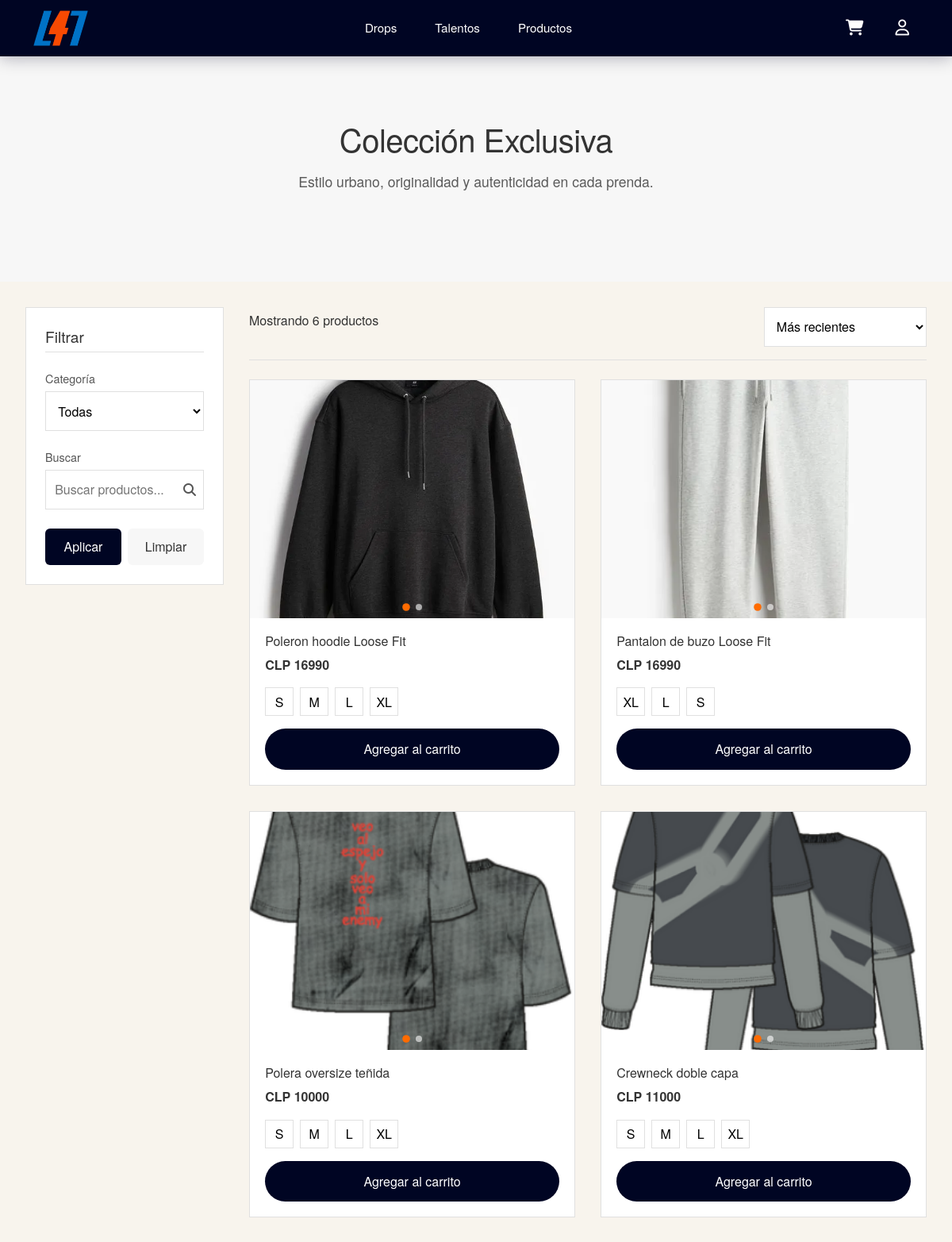
The app's page /product/ (upper part) with its own data.
### apps/product/models.py (models this page shows, shortened)
class ProductImage(models.Model):
    image = models.ImageField(upload_to='products/')
    product = models.ForeignKey(Product, on_delete=models.CASCADE, related_name='images')

class Product(models.Model):
    name = models.CharField(max_length=100)
    price = models.DecimalField(max_digits=10, decimal_places=2)
    description = models.TextField()
    category = models.ForeignKey(ProductCategory, on_delete=models.PROTECT, related_name='products')
    drop = models.ForeignKey(Drop, on_delete=models.CASCADE, related_name='products', blank=True, null=True)
    discount = models.IntegerField( blank=True, null=True)
    stock = models.PositiveIntegerField(default=0)
    is_available = models.BooleanField(default=True)

class ProductSize(models.Model):
    product = models.ForeignKey(Product, on_delete=models.CASCADE, related_name="product_sizes", null=True, blank=True)
    size = models.CharField(max_length=10)  # Ej: S, M, L

### apps/product/views.py (the view)
# urls.py: path('', views.products, name='products' ),
def products(request):
    products = Product.objects.all()
    categories = ProductCategory.objects.all()
    data = {
        'products' : products,
        'categories':categories
    }
    return render(request,'product.html', data)

### apps/product/templates/product.html (shortened to what this page needs)
{% extends "base.html" %}
{% load static %}
{% block css %}
<link rel="stylesheet" href="{% static 'product/css/products.css' %}">
{% endblock css %}
{% block content %}
{% include 'includes/product/product_hero.html' %}
<main class="products-container" id="productos">
    {% include 'includes/product/product_filter.html' %}
    {% include 'includes/product/product_product.html' %}
</main>
{% endblock %}

### apps/product/templates/includes/product/product_product.html (shortened to what this page needs)
<div class="products-wrapper">
    <div class="products-header">
        <p>Mostrando 6 productos</p>
        <div class="sort-dropdown">
            <select name="sort" id="sort">
                <option value="recientes">Más recientes</option>
            </select>
        </div>
    </div>
    <div class="products-grid">
        {% for p in products %}
        <div class="product-card">
            <a href="{% url 'products:product_detail' p.id %}">
                <div class="product-images">
                    {% for img in p.images.all %}
                    <img src="{{ img.image.url }}" alt="{{ p.name }}" class="{% if forloop.first %}active{% endif %}">
                    {% endfor %}
                    <div class="image-indicators">
                        {% for img in p.images.all %}
                        <span class="indicator {% if forloop.first %}active{% endif %}" data-index="0"></span>
                        {% endfor %}
                    </div>
                </div>
            </a>
            <div class="product-info">
                <h3 class="product-name">{{p.name}}</h3>
                <p class="product-price">CLP {{p.price|floatformat:0}} </p>
                <div class="product-sizes">
                    {% for s in p.product_sizes.all %}
                    <button class="size-btn">{{s.size}}</button>
                    {% endfor %}
                </div>
                <button class="add-to-cart rounded-5">Agregar al carrito</button>
            </div>
        </div>
        {% endfor %}
    </div>
</div>

### static/css/styles.css (style rules this page uses)
:root { --primary-bg: #000523; --accent-color: #ff6b35; --text-light: #ffffff; --text-muted: #a8a8a8; --hover-bg: rgba(255, 255, 255, 0.1); }

### apps/product/static/product/css/products.css (style rules this page uses)
:root { --primary-color: #000523; --secondary-color: #333333; --accent-color-a: #555555; --background-color: #ffffff; --light-gray: #f7f7f7; --border-color: #e0e0e0; --text-color: #333333; --transition: all 0.2s ease; --orange-color: #ff6b00; }
* { margin: 0; padding: 0; box-sizing: border-box; }
body { font-family: "Inter", sans-serif; line-height: 1.5; color: var(--text-color); background-color: var(--background-color); }
a { text-decoration: none; color: inherit; }
button { cursor: pointer; font-family: inherit; }
.products-container { display: flex; gap: 2rem; padding: 2rem; max-width: 1400px; margin: 0 auto; }
select, input { width: 100%; padding: 0.7rem; border: 1px solid var(--border-color); font-family: inherit; background-color: var(--background-color); }
.products-wrapper { flex: 1; }
.products-header { display: flex; justify-content: space-between; align-items: center; margin-bottom: 1.5rem; padding-bottom: 1rem; border-bottom: 1px solid var(--border-color); }
.products-grid { display: grid; grid-template-columns: repeat(auto-fill, minmax(280px, 1fr)); gap: 2rem; }
.product-card { background-color: var(--background-color); border: 1px solid var(--border-color); transition: var(--transition); position: relative; }
.product-images { position: relative; height: 300px; overflow: hidden; }
.product-images img { width: 100%; height: 100%; object-fit: cover; position: absolute; top: 0; left: 0; opacity: 0; transition: opacity 0.5s ease; }
.product-images img.active { opacity: 1; }
.image-indicators { position: absolute; bottom: 10px; left: 0; right: 0; display: flex; justify-content: center; gap: 8px; z-index: 2; }
.indicator { width: 8px; height: 8px; border-radius: 50%; background-color: rgba(255, 255, 255, 0.6); cursor: pointer; transition: all 0.3s ease; }
.indicator.active { background-color: var(--orange-color); transform: scale(1.2); }
.product-info { padding: 1.2rem; }
.product-name { font-size: 1rem; margin-bottom: 0.5rem; font-weight: 500; }
.product-price { font-weight: 600; margin-bottom: 1rem; }
.product-sizes { display: flex; gap: 0.5rem; margin-bottom: 1rem; }
.size-btn { width: 36px; height: 36px; border: 1px solid var(--border-color); background: none; transition: var(--transition); }
.add-to-cart { width: 100%; padding: 0.8rem; background-color: var(--primary-color); color: white; border: none; font-weight: 500; transition: var(--transition); }

### templates/base.html (style rules this page uses)
body { font-family: 'Helvetica Neue', Arial, sans-serif; background-color: #F8F4ED; line-height: 1.6; }

### records on screen
Product: name "Poleron hoodie Loose Fit", price "16990"
ProductImage: image (picture)
ProductSize: size "S"
ProductSize: size "M"
ProductSize: size "L"
ProductSize: size "XL"
Product: name "Pantalon de buzo Loose Fit", price "16990"
ProductImage: image (picture)
ProductSize: size "XL"
ProductSize: size "L"
ProductSize: size "S"
Product: name "Polera oversize teñida", price "10000"
ProductImage: image (picture)
ProductSize: size "S"
ProductSize: size "M"
ProductSize: size "L"
ProductSize: size "XL"
Product: name "Crewneck doble capa", price "11000"
ProductImage: image (picture)
ProductSize: size "S"
ProductSize: size "M"
ProductSize: size "L"
ProductSize: size "XL"
